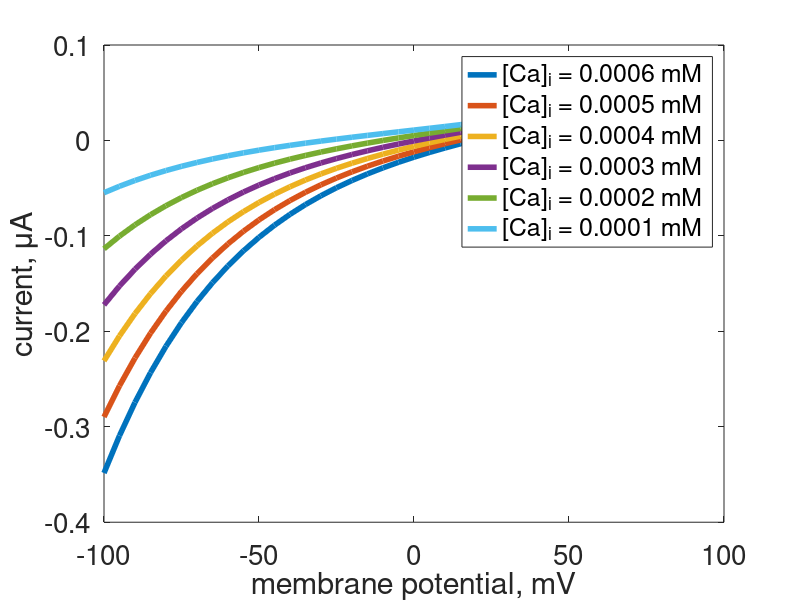

The MATLAB source for this figure: (Note: this script raises an error after producing the figure.)
% NCX - Sodium-Calcium exchanger model
% from Kimura et al. 1987, based on DiFrancesco & Noble, 1985
% still need to fit to astrocyte data


%constants
F = 96485; %C/mol, Faraday's constant
R = 8.31; %J/mol K, ideal gas constant
T = 308.15; %K, absolute temperature (35 C)

%cellular concentrations
Na_in = 20; %mM
Ca_in = 67*1e-6; %mM
Na_out = 140; %mM
Ca_out = 0.1; %mM

%functions - note RT/F has units volts
%reversal potential for NCX
V_NaCa = (R*T/F)*(3*log(Na_out/Na_in)-log(Ca_out/Ca_in))*1e3; %mV
V_NaCa


%hill functions parameters
x = [2.07e-5; 0.38;]; %muA muF /mM^4, partition coefficient (symmetric reversal potential)
I_NaCa = @(Vm) x(1)*((Na_in.^3).*(Ca_out).*(exp(x(2)*Vm*1e-3*F/(R*T))) ...
   - (Na_out.^3).*(Ca_in).*(exp(-(1-x(2))*Vm*1e-3*F/(R*T)))) ;

%Vm for I-V curve
Vm = (-100:5:50); %mV

fig = figure(1); clf
I_NaCa = @(Vm, Ca_in) x(1)*((Na_in.^3).*(Ca_out).*(exp(x(2)*Vm*1e-3*F/(R*T))) ...
   - (Na_out.^3).*(Ca_in).*(exp(-(1-x(2))*Vm*1e-3*F/(R*T)))) ;
Ca_ins = [600; 500; 400; 300; 200; 100;].*1e-6;
for jj=1:size(Ca_ins,1)
    plot(Vm,I_NaCa(Vm,Ca_ins(jj)),'LineWidth',4); hold on
end
% plot(Vm,I_NaCa(Vm),'LineWidth',4);  hold on
% plot([V_NaCa],[0],'o','LineWidth',4);
% end
% xlim([-125,140]); ylim([-200,200]);
xlabel('membrane potential, mV'); ylabel('current, \muA'); set(gca,'FontSize',20);
lgd= legend(['[Ca]_i = ' num2str(Ca_ins(1)) ' mM'],['[Ca]_i = ' num2str(Ca_ins(2)) ' mM'],...
['[Ca]_i = ' num2str(Ca_ins(3)) ' mM'], ['[Ca]_i = ' num2str(Ca_ins(4)) ' mM'],...
['[Ca]_i = ' num2str(Ca_ins(5)) ' mM'], ['[Ca]_i = ' num2str(Ca_ins(6)) ' mM']);
lgd.Location= 'southeast';
line([-100,50],[0,0],'LineStyle','--', 'Color', 'k','HandleVisibility','off');
line([0,0],[-.35,0.05],'LineStyle','--', 'Color', 'k','HandleVisibility','off');

saveas(fig,'figs/kimura_etal_1987_model_figs/kimura_etal_1987_model_IV_curve_vsCain.png');

fig = figure(2); clf
I_NaCa = @(Vm, Na_in) x(1)*((Na_in.^3).*(Ca_out).*(exp(x(2)*Vm*1e-3*F/(R*T))) ...
   - (Na_out.^3).*(Ca_in).*(exp(-(1-x(2))*Vm*1e-3*F/(R*T)))) ;
Na_ins = [16; 14; 12; 10; 8; 6;];
for jj=1:size(Na_ins,1)
    plot(Vm,I_NaCa(Vm,Na_ins(jj)),'LineWidth',4); hold on
end
xlabel('membrane potential, mV'); ylabel('current, \muA'); set(gca,'FontSize',20);
lgd= legend(['[Na]_i = ' num2str(Na_ins(1)) ' mM'],['[Na]_i = ' num2str(Na_ins(2)) ' mM'],...
['[Na]_i = ' num2str(Na_ins(3)) ' mM'], ['[Na]_i = ' num2str(Na_ins(4)) ' mM'],...
['[Na]_i = ' num2str(Na_ins(5)) ' mM'], ['[Na]_i = ' num2str(Na_ins(6)) ' mM']);
lgd.Location= 'southeast';
line([-100,50],[0,0],'LineStyle','--', 'Color', 'k','HandleVisibility','off');
line([0,0],[-.05,0.05],'LineStyle','--', 'Color', 'k','HandleVisibility','off');

saveas(fig,'figs/kimura_etal_1987_model_figs/kimura_etal_1987_model_IV_curve_vsNain.png');


%saturation curves
fig = figure(3);clf
subplot(2,2,1);
I_NaCa = @(Vm, Ca_out) x(1)*((Na_in.^3).*(Ca_out).*(exp(x(2)*Vm*1e-3*F/(R*T))) ...
   - (Na_out.^3).*(Ca_in).*(exp(-(1-x(2))*Vm*1e-3*F/(R*T)))) ;

Ca_outs = logspace(-1,2.15,100);
semilogx(Ca_outs,abs(I_NaCa(-100,Ca_outs)),'LineWidth',4); hold on
% xlim([-125,140]); ylim([-200,200]);
xlabel('[Ca^{2+}]_e, mM'); ylabel('current, \muA'); set(gca,'FontSize',20);

subplot(2,2,3);
I_NaCa = @(Vm, Ca_in) x(1)*((Na_in.^3).*(Ca_out).*(exp(x(2)*Vm*1e-3*F/(R*T))) ...
   - (Na_out.^3).*(Ca_in).*(exp(-(1-x(2))*Vm*1e-3*F/(R*T)))) ;

Ca_ins = logspace(-1,2.15,100);
semilogx(Ca_outs,abs(I_NaCa(-100,Ca_ins)),'LineWidth',4); hold on
% xlim([-125,140]); ylim([-200,200]);
xlabel('[Ca^{2+}]_i, mM'); ylabel('current, \muA'); set(gca,'FontSize',20);

subplot(2,2,4);
I_NaCa = @(Vm, Na_in) x(1)*((Na_in.^3).*(Ca_out).*(exp(x(2)*Vm*1e-3*F/(R*T))) ...
   - (Na_out.^3).*(Ca_in).*(exp(-(1-x(2))*Vm*1e-3*F/(R*T)))) ;

Na_ins = logspace(-1,2.15,100);
semilogx(Ca_outs,abs(I_NaCa(-100,Na_ins)),'LineWidth',4); hold on
% xlim([-125,140]); ylim([-200,200]);
xlabel('[Na^{+}]_i, mM'); ylabel('current, \muA'); set(gca,'FontSize',20);



%matching fig 8 - Na_out saturation curve
subplot(2,2,2);
%cellular concentrations
Na_in = 0; %mM
Ca_in = 430*1e-6; %mM
Na_out = 140; %mM
Ca_out = 1; %mM
I_NaCa = @(Vm, Na_out) x(1)*((Na_in.^3).*(Ca_out).*(exp(x(2)*Vm*1e-3*F/(R*T))) ...
   - (Na_out.^3).*(Ca_in).*(exp(-(1-x(2))*Vm*1e-3*F/(R*T)))) ;

Na_outs = logspace(1.24,2.15,100);

semilogx(Na_outs,abs(I_NaCa(-100,Na_outs)),'LineWidth',4); hold on
% xlim([-125,140]); ylim([-200,200]);
xlabel('[Na^+]_e, mM'); ylabel('current, \muA'); set(gca,'FontSize',20);

saveas(fig,'figs/kimura_etal_1987_model_figs/kimura_etal_1987_model_saturationcurves.png');



